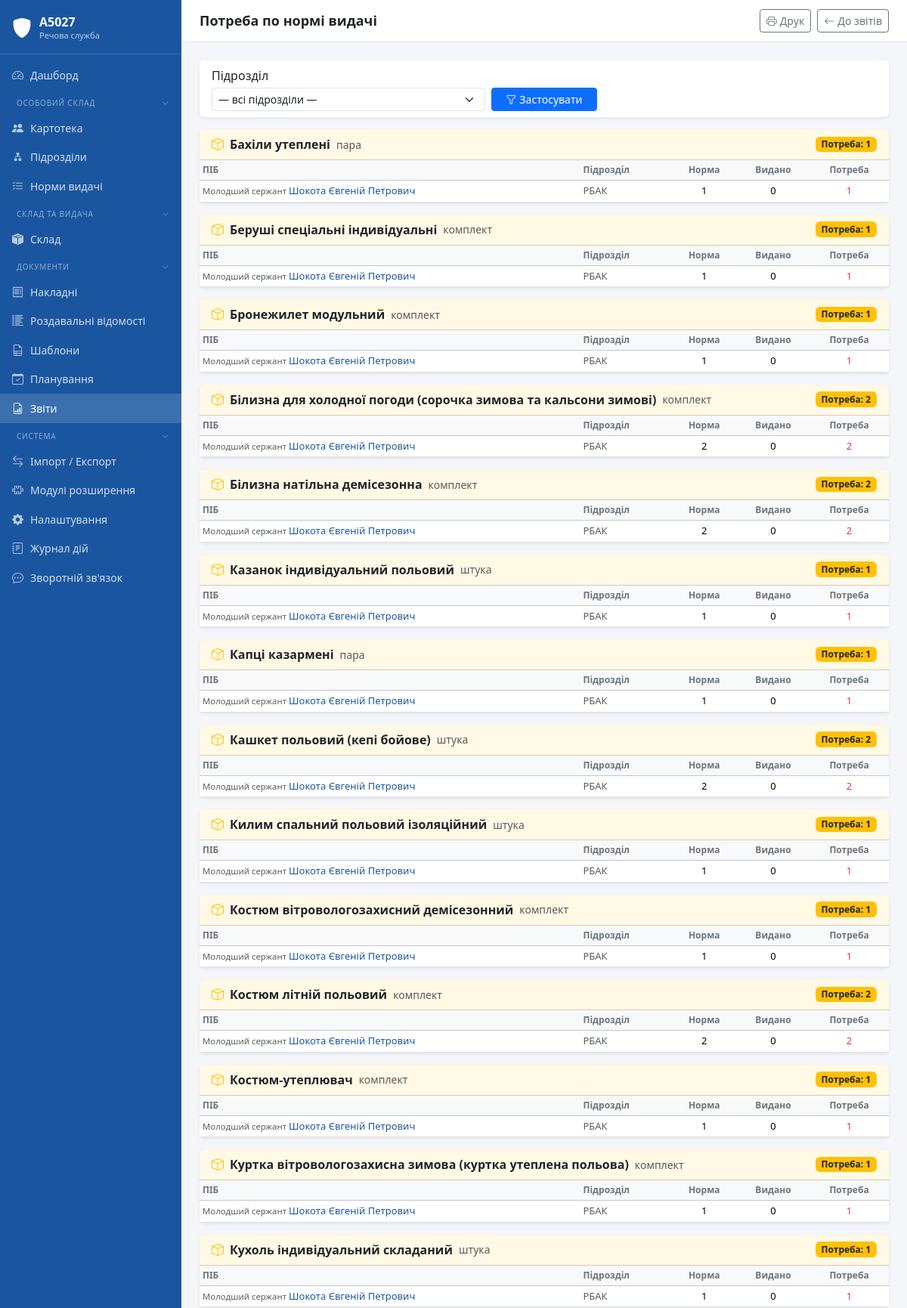
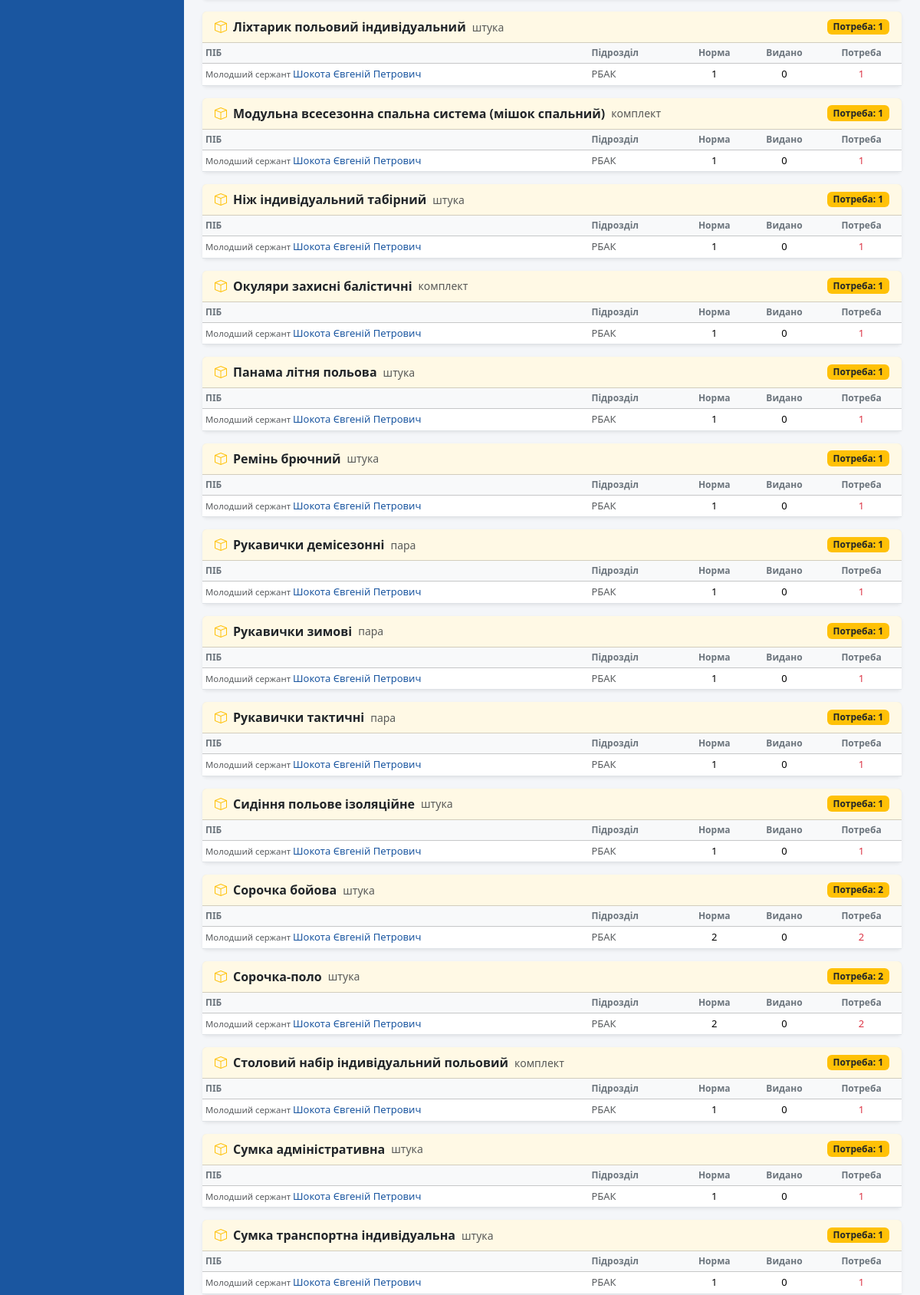
The page /reports/needs (signed in, upper part) on the database its author committed (2 pictures, top to bottom).
### tables this page shows
CREATE TABLE settings (
            key TEXT PRIMARY KEY,
            value TEXT NOT NULL DEFAULT '',
            updated_at TEXT NOT NULL DEFAULT (datetime('now','localtime'))
        );

CREATE TABLE personnel (
            id INTEGER PRIMARY KEY AUTOINCREMENT,
            -- Основні дані
            last_name TEXT NOT NULL,
            first_name TEXT NOT NULL,
            middle_name TEXT,
            rank TEXT,
            position TEXT,
            category TEXT NOT NULL DEFAULT 'soldier',
            -- Розміщення
            battalion_id INTEGER REFERENCES battalions(id),
            unit_id INTEGER REFERENCES units(id),
            platoon_id INTEGER REFERENCES platoons(id),
            group_id INTEGER REFERENCES groups(id),
            -- Ідентифікатори
            ipn TEXT UNIQUE,
            card_number TEXT,
            phone TEXT,
            photo_path TEXT,
            -- Розміри
            size_head TEXT,
            size_height TEXT,
            size_underwear TEXT,
            size_suit TEXT,
            size_jacket TEXT,
            size_pants TEXT,
            size_shoes TEXT,
            -- Зарахування / вибуття
            enroll_date TEXT,
            enroll_order TEXT,
            dismiss_date TEXT,
            dismiss_order TEXT,
            -- Стан
            is_active INTEGER NOT NULL DEFAULT 1,
            archived_at TEXT,
            archive_reason TEXT,
            created_at TEXT NOT NULL DEFAULT (datetime('now','localtime')),
            updated_at TEXT NOT NULL DEFAULT (datetime('now','localtime'))
        , draft_date TEXT, draft_by TEXT, norm_id INTEGER REFERENCES supply_norms(id));

CREATE TABLE norm_dictionary (
            id         INTEGER PRIMARY KEY AUTOINCREMENT,
            group_id   INTEGER NOT NULL REFERENCES norm_dict_groups(id),
            name       TEXT NOT NULL UNIQUE,
            sort_order INTEGER NOT NULL DEFAULT 0,
            is_active  INTEGER NOT NULL DEFAULT 1
        , unit TEXT NOT NULL DEFAULT 'шт', default_qty REAL NOT NULL DEFAULT 1, default_wear_years REAL NOT NULL DEFAULT 0, note_refs TEXT, has_components INTEGER NOT NULL DEFAULT 0);

### modules/reports/routes.py (the view)
@bp.route("/needs")
@login_required
def needs():
    from modules.planning.routes import _planning_data
    conn = get_connection()
    unit_id_str = request.args.get("unit_id", "")
    unit_id = int(unit_id_str) if unit_id_str.isdigit() else None
    units = conn.execute(
        """SELECT u.id, u.name, b.name as bat_name
           FROM units u
           JOIN battalions b ON u.battalion_id = b.id
           ORDER BY b.name, u.name"""
    ).fetchall()
    rows = _planning_data(conn, unit_id=unit_id, only_needs=True)
    rows = [r for r in rows if r["remaining"] > 0]
    conn.close()
    by_norm = {}
    for r in rows:
        key = r["norm_dict_name"]
        if key not in by_norm:
            by_norm[key] = {
                "name": key,
                "unit": r["unit"],
                "total_remaining": 0,
                "persons": [],
            }
        by_norm[key]["total_remaining"] += r["remaining"]
        by_norm[key]["persons"].append(r)
    return render_template(
        "reports/needs.html",
        by_norm=sorted(by_norm.values(), key=lambda x: x["name"]),
        all_rows=rows,
        units=[dict(r) for r in units],
        unit_id=unit_id,
        today=date.today().isoformat(),
    )

### templates/reports/needs.html (shortened to what this page needs)
{% extends "base.html" %}
{% block page_title %}Потреба по нормі видачі{% endblock %}
{% block topbar_actions %}
<button class="btn btn-sm btn-outline-secondary" onclick="window.print()">
    <i class="bi bi-printer me-1"></i>Друк
</button>
<a href="{{ url_for('reports.index') }}" class="btn btn-sm btn-outline-secondary">
    <i class="bi bi-arrow-left me-1"></i>До звітів
</a>
{% endblock %}
{% block content %}
<form method="GET" class="card border-0 shadow-sm mb-3 no-print">
    <div class="card-body py-2">
        <div class="row g-2 align-items-end">
            <div class="col-md-5">
                <label class="form-label form-label-sm mb-1">Підрозділ</label>
                <select name="unit_id" class="form-select form-select-sm">
                    <option value="">— всі підрозділи —</option>
                </select>
            </div>
            <div class="col-md-2">
                <button type="submit" class="btn btn-primary btn-sm w-100">
                    <i class="bi bi-funnel me-1"></i>Застосувати
                </button>
            </div>
        </div>
    </div>
</form>
{% if by_norm %}
{% for norm_item in by_norm %}
<div class="card border-0 shadow-sm mb-3">
    <div class="card-header bg-warning bg-opacity-10 d-flex align-items-center">
        <i class="bi bi-box me-2 text-warning"></i>
        <strong>{{ norm_item.name }}</strong>
        <span class="ms-2 text-muted small">{{ norm_item.unit }}</span>
        <span class="ms-auto badge bg-warning text-dark">
            Потреба: {{ norm_item.total_remaining | int if norm_item.total_remaining == norm_item.total_remaining | int else norm_item.total_remaining }}
        </span>
    </div>
    <div class="card-body p-0">
        <table class="table table-sm mb-0">
            <thead class="table-light">
                <tr>
                    <th>ПІБ</th>
                    <th>Підрозділ</th>
                    <th class="text-center">Норма</th>
                    <th class="text-center">Видано</th>
                    <th class="text-center">Потреба</th>
                </tr>
            </thead>
            <tbody>
                {% for p in norm_item.persons %}
                <tr>
                    <td>
                        <a href="{{ url_for('personnel.card', person_id=p.personnel_id) }}"
                           class="text-decoration-none">
                            {% if p.rank %}<span class="text-muted small">{{ p.rank }} </span>{% endif %}
                            {{ p.full_name }}
                        </a>
                    </td>
                    <td class="text-muted small">{{ p.unit_name or '—' }}</td>
                    <td class="text-center">{{ p.norm_qty | int if p.norm_qty == p.norm_qty | int else p.norm_qty }}</td>
                    <td class="text-center">{{ p.issued_qty | int if p.issued_qty == p.issued_qty | int else p.issued_qty }}</td>
                    <td class="text-center fw-medium text-danger">
                        {{ p.remaining | int if p.remaining == p.remaining | int else p.remaining }}
                    </td>
                </tr>
                {% endfor %}
            </tbody>
        </table>
    </div>
</div>
{% endfor %}
{% endif %}
{% endblock %}

### templates/base.html (shortened to what this page needs)
<!DOCTYPE html>
<html lang="uk">
<head>
    <link rel="stylesheet" href="{{ url_for('static', filename='css/bootstrap.min.css') }}">
    <link rel="stylesheet" href="{{ url_for('static', filename='css/bootstrap-icons.min.css') }}">
    <link rel="stylesheet" href="{{ url_for('static', filename='css/main.css') }}">
    <link rel="stylesheet" href="{{ url_for('static', filename='css/theme-' ~ (session.get('theme') or 'default') ~ '.css') }}">
</head>
<body>
<div class="app-wrapper">
    <nav class="app-sidebar">
        <a class="sidebar-brand" href="{{ url_for('dashboard') }}">
            <i class="bi bi-shield-fill sidebar-brand-icon"></i>
            <div class="sidebar-brand-text">
                <div class="title">{{ unit_name }}</div>
                <div class="subtitle">Речова служба</div>
            </div>
        </a>
        {%- set _in_docs = request.blueprint in ('invoices','rv','doc_templates','planning','reports') %}
        {%- set _in_plugins = plugin_menu_items and request.path and plugin_menu_items | selectattr('url') | list | length > 0 %}
        {%- set _sidebar_extra = slot('sidebar.items') %}
        {%- set _in_extra = _sidebar_extra and _sidebar_extra | length > 0 %}
        {%- set _in_system = request.blueprint in ('import_export','plugins','settings','audit') or request.path.startswith('/settings/') or request.path.startswith('/audit/') %}
        <ul class="nav flex-column sidebar-nav">
            <li class="nav-item">
                <a class="nav-link {% if request.endpoint == 'dashboard' %}active{% endif %}"
                   href="{{ url_for('dashboard') }}">
                    <i class="bi bi-speedometer2"></i> Дашборд
                </a>
            </li>
            <li>
                <button class="nav-section-toggle" data-section="os">
                    <span>Особовий склад</span>
                    <i class="bi bi-chevron-down nav-section-chevron"></i>
                </button>
            </li>
            <li class="nav-section-body" data-section-body="os">
                <ul class="nav flex-column">
                    <li class="nav-item">
                        <a class="nav-link {% if request.blueprint == 'personnel' %}active{% endif %}"
                           href="/personnel/">
                            <i class="bi bi-people-fill"></i> Картотека
                        </a>
                    </li>
                    <li class="nav-item">
                        <a class="nav-link {% if request.path == '/units/' or request.path.startswith('/units/') %}active{% endif %}"
                           href="/units/">
                            <i class="bi bi-diagram-2-fill"></i> Підрозділи
                        </a>
                    </li>
                    <li class="nav-item">
                        <a class="nav-link {% if request.blueprint == 'supply_norms' %}active{% endif %}"
                           href="/supply-norms/">
                            <i class="bi bi-list-check"></i> Норми видачі
                        </a>
                    </li>
                </ul>
            </li>
            <li>
                <button class="nav-section-toggle" data-section="sklad">
                    <span>Склад та видача</span>
                    <i class="bi bi-chevron-down nav-section-chevron"></i>
                </button>
            </li>
            <li class="nav-section-body" data-section-body="sklad">
                <ul class="nav flex-column">
                    <li class="nav-item">
                        <a class="nav-link {% if request.blueprint == 'warehouse' %}active{% endif %}"
                           href="/warehouse/">
                            <i class="bi bi-box-seam-fill"></i> Склад
                        </a>
                    </li>
                </ul>
            </li>
            <li>
                <button class="nav-section-toggle" data-section="docs"
                        {% if _in_docs %}data-default-open="1"{% endif %}>
                    <span>Документи</span>
                    <i class="bi bi-chevron-down nav-section-chevron"></i>
                </button>
            </li>
            <li class="nav-section-body" data-section-body="docs">
                <ul class="nav flex-column">
                    <li class="nav-item">
                        <a class="nav-link {% if request.blueprint == 'invoices' %}active{% endif %}"
                           href="/invoices/">
                            <i class="bi bi-receipt"></i> Накладні
                        </a>
                    </li>
                    <li class="nav-item">
                        <a class="nav-link {% if request.blueprint == 'rv' %}active{% endif %}"
                           href="/rv/">
                            <i class="bi bi-list-columns-reverse"></i> Роздавальні відомості
                        </a>
                    </li>
                    <li class="nav-item">
                        <a class="nav-link {% if request.blueprint == 'doc_templates' %}active{% endif %}"
                           href="/doc-templates/">
                            <i class="bi bi-file-earmark-ruled"></i> Шаблони
                        </a>
                    </li>
                    <li class="nav-item">
                        <a class="nav-link {% if request.blueprint == 'planning' %}active{% endif %}"
                           href="{{ url_for('planning.index') }}">
                            <i class="bi bi-calendar-check"></i> Планування
                        </a>
                    </li>
                    <li class="nav-item">
                        <a class="nav-link {% if request.blueprint == 'reports' %}active{% endif %}"
                           href="{{ url_for('reports.index') }}">
                            <i class="bi bi-file-earmark-bar-graph"></i> Звіти
                        </a>
                    </li>
                </ul>
            </li>
            <li>
                <button class="nav-section-toggle" data-section="system"
                        {% if _in_system %}data-default-open="1"{% endif %}>
                    <span>Система</span>
                    <i class="bi bi-chevron-down nav-section-chevron"></i>
                </button>
            </li>
            <li class="nav-section-body" data-section-body="system">
                <ul class="nav flex-column">
                    <li class="nav-item">
                        <a class="nav-link {% if request.blueprint == 'import_export' %}active{% endif %}"
                           href="{{ url_for('import_export.index') }}">
                            <i class="bi bi-arrow-left-right"></i> Імпорт / Експорт
                        </a>
                    </li>
                    <li class="nav-item">
                        <a class="nav-link {% if request.blueprint == 'plugins' %}active{% endif %}"
                           href="{{ url_for('plugins.index') }}">
                            <i class="bi bi-puzzle"></i> Модулі розширення
                        </a>
                    </li>
                    <li class="nav-item">
                        <a class="nav-link {% if request.path.startswith('/settings/') %}active{% endif %}"
                           href="/settings/">
                            <i class="bi bi-gear-fill"></i> Налаштування
                        </a>
                    </li>
                    <li class="nav-item">
                        <a class="nav-link {% if request.path.startswith('/audit/') %}active{% endif %}"
                           href="/audit/">
                            <i class="bi bi-journal-text"></i> Журнал дій
                        </a>
                    </li>
                    <li class="nav-item">
                        <a class="nav-link {% if request.path.startswith('/feedback') %}active{% endif %}"
                           href="/feedback/">
                            <i class="bi bi-chat-dots"></i> Зворотній зв'язок
                        </a>
                    </li>
                </ul>
            </li>
        </ul>
    </nav>
    <div class="app-main">
        <div class="app-topbar">
            <h1>{% block page_title %}{% endblock %}</h1>
            <div class="d-flex gap-2">
                {% block topbar_actions %}{% endblock %}
            </div>
        </div>
        <div class="app-content">
            {% block content %}{% endblock %}
        </div>
    </div>
</div>
</body>
</html>

### rows shown on the page
settings: value "А5027"
personnel: name "Бахіли утеплені", unit "пара", total_remaining "1", rank "Молодший сержант", full_name "Шокота Євгеній Петрович", unit_name "РБАК", norm_qty "1", issued_qty "0", remaining "1", name "Беруші спеціальні індивідуальні", unit "комплект", name "Бронежилет модульний", name "Білизна для холодної погоди (сорочка зимова та кальсони зимові)", total_remaining "2", norm_qty "2", remaining "2", name "Білизна натільна демісезонна", name "Казанок індивідуальний польовий", unit "штука", name "Капці казармені", name "Кашкет польовий (кепі бойове)", name "Килим спальний польовий ізоляційний", name "Костюм вітровологозахисний демісезонний", name "Костюм літній польовий", name "Костюм-утеплювач", name "Куртка вітровологозахисна зимова (куртка утеплена польова)", name "Кухоль індивідуальний складаний", name "Ліхтарик польовий індивідуальний", name "Модульна всесезонна спальна система (мішок спальний)", name "Ніж індивідуальний табірний", name "Окуляри захисні балістичні", name "Панама літня польова", name "Ремінь брючний", name "Рукавички демісезонні", name "Рукавички зимові", name "Рукавички тактичні", name "Сидіння польове ізоляційне", name "Сорочка бойова", name "Сорочка-поло", name "Столовий набір індивідуальний польовий", name "Сумка адміністративна", name "Сумка транспортна індивідуальна"
